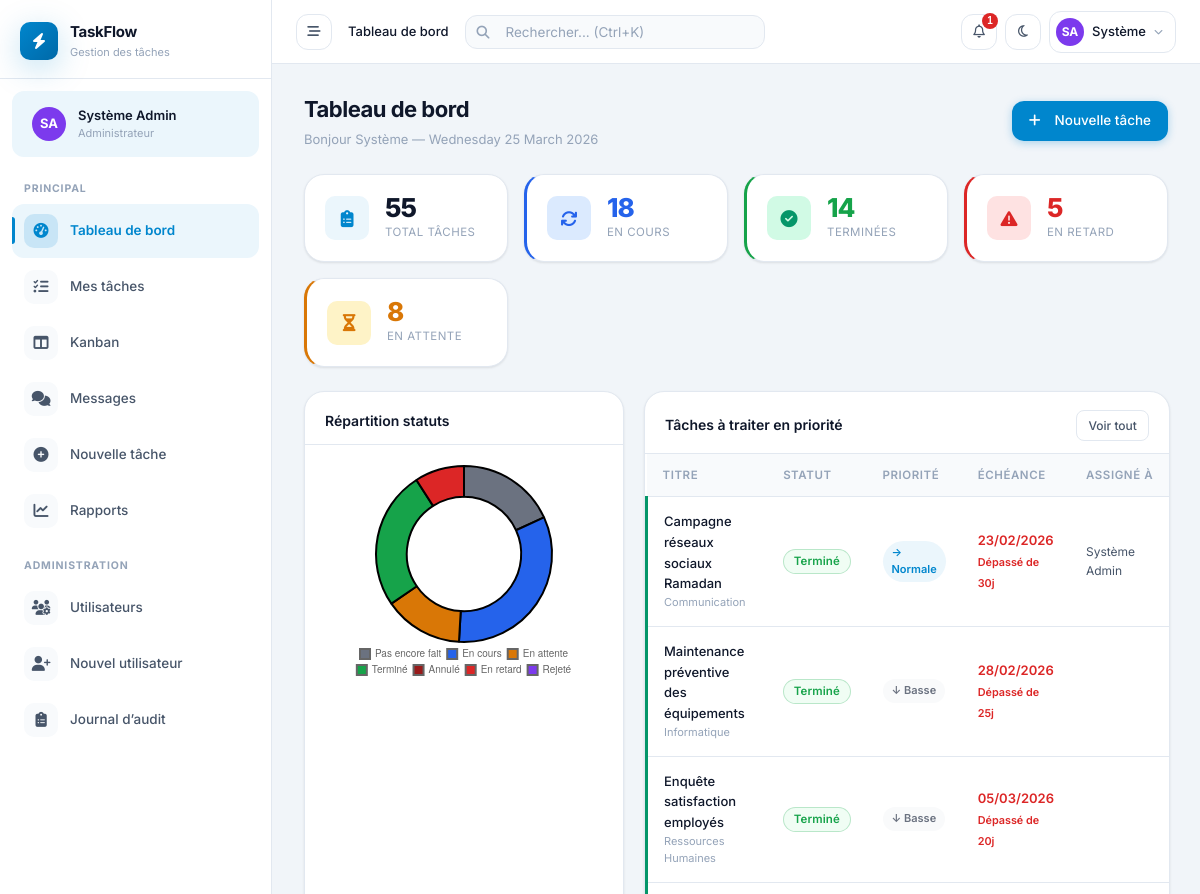
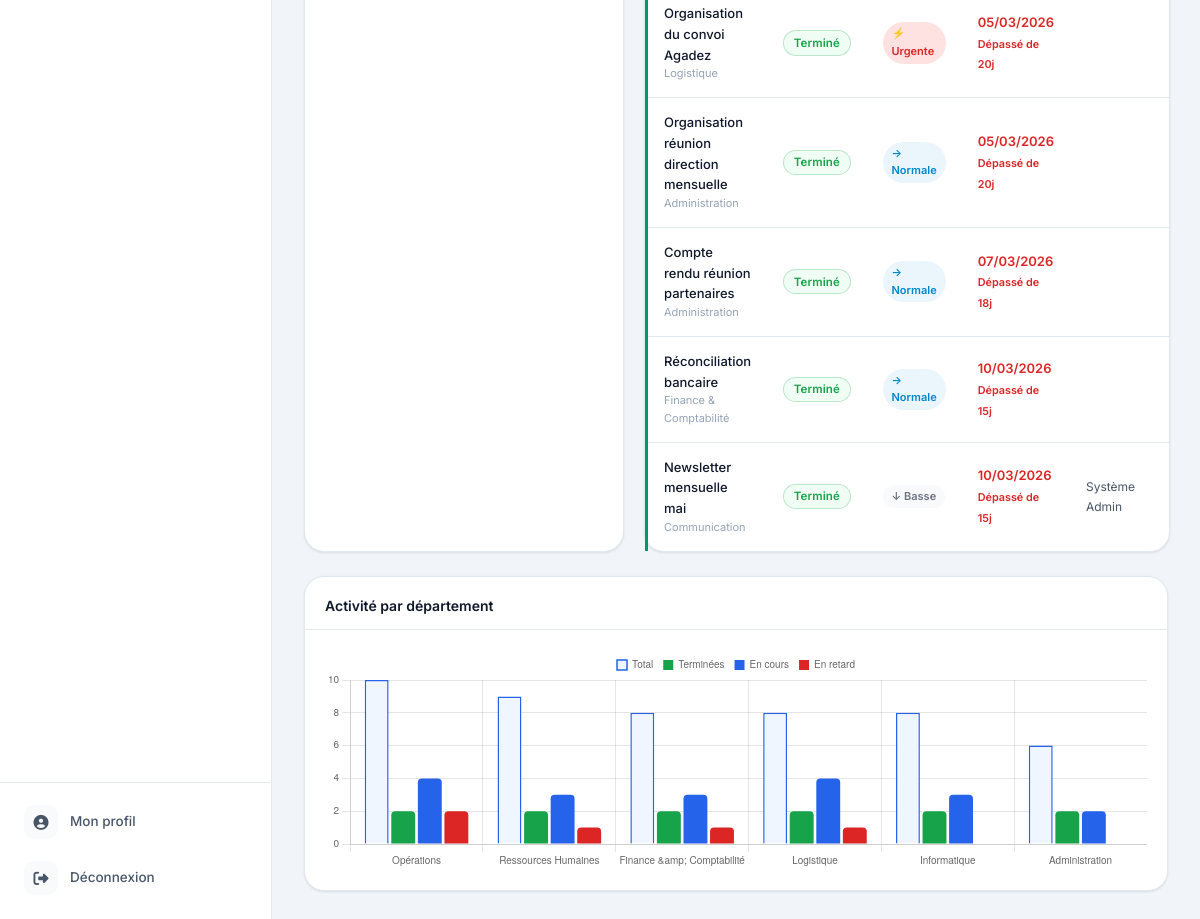
/index.php (signed in), run on the app's committed database (2 pictures, top to bottom).
### tables this page shows
CREATE TABLE IF NOT EXISTS `users` (
  `id`           INT UNSIGNED AUTO_INCREMENT PRIMARY KEY,
  `nom`          VARCHAR(100) NOT NULL,
  `prenom`       VARCHAR(100) NOT NULL,
  `email`         VARCHAR(200) NOT NULL UNIQUE,
  `notify_email`  TINYINT(1) NOT NULL DEFAULT 1 COMMENT '1 = recevoir les notifications par e-mail',
  `password`      VARCHAR(255) NOT NULL,
  `role`         ENUM('employe','superviseur','chef_dept','cheffe_mission','admin') DEFAULT 'employe',
  `departement_id` INT UNSIGNED DEFAULT NULL,
  `base_id`      INT UNSIGNED DEFAULT NULL,
  `photo`        VARCHAR(255) DEFAULT NULL,
  `telephone`    VARCHAR(30) DEFAULT NULL,
  `poste`        VARCHAR(150) DEFAULT NULL,
  `actif`        TINYINT(1) DEFAULT 1,
  `last_login`   DATETIME DEFAULT NULL,
  `created_at`   TIMESTAMP DEFAULT CURRENT_TIMESTAMP,
  `updated_at`   TIMESTAMP DEFAULT CURRENT_TIMESTAMP ON UPDATE CURRENT_TIMESTAMP,
  FOREIGN KEY (`departement_id`) REFERENCES `departements`(`id`) ON DELETE SET NULL,
  FOREIGN KEY (`base_id`) REFERENCES `bases`(`id`) ON DELETE SET NULL
);

CREATE TABLE IF NOT EXISTS `taches` (
  `id`                   INT UNSIGNED AUTO_INCREMENT PRIMARY KEY,
  `titre`                VARCHAR(255) NOT NULL,
  `description`          TEXT,
  `statut`               ENUM('pas_fait','en_cours','en_attente','termine','annule','en_retard','rejete') DEFAULT 'pas_fait',
  `priorite`             ENUM('basse','normale','haute','urgente') DEFAULT 'normale',
  `date_creation`        DATETIME DEFAULT CURRENT_TIMESTAMP,
  `date_debut`           DATE DEFAULT NULL,
  `date_echeance`        DATE NOT NULL,
  `date_cloture`         DATETIME DEFAULT NULL,
  `createur_id`          INT UNSIGNED NOT NULL,
  `departement_id`       INT UNSIGNED DEFAULT NULL,
  `base_id`              INT UNSIGNED DEFAULT NULL,
  `categorie_id`         INT UNSIGNED DEFAULT NULL,
  `pourcentage`          TINYINT UNSIGNED DEFAULT 0,
  `tache_parente_id`     INT UNSIGNED DEFAULT NULL,
  `updated_at`           TIMESTAMP DEFAULT CURRENT_TIMESTAMP ON UPDATE CURRENT_TIMESTAMP,
  FOREIGN KEY (`createur_id`)      REFERENCES `users`(`id`),
  FOREIGN KEY (`departement_id`)   REFERENCES `departements`(`id`) ON DELETE SET NULL,
  FOREIGN KEY (`base_id`)          REFERENCES `bases`(`id`) ON DELETE SET NULL,
  FOREIGN KEY (`categorie_id`)     REFERENCES `categories`(`id`) ON DELETE SET NULL,
  FOREIGN KEY (`tache_parente_id`) REFERENCES `taches`(`id`) ON DELETE SET NULL
);

CREATE TABLE IF NOT EXISTS `departements` (
  `id`         INT UNSIGNED AUTO_INCREMENT PRIMARY KEY,
  `nom`        VARCHAR(100) NOT NULL,
  `base_id`    INT UNSIGNED,
  `chef_id`    INT UNSIGNED DEFAULT NULL,
  `actif`      TINYINT(1) DEFAULT 1,
  `created_at` TIMESTAMP DEFAULT CURRENT_TIMESTAMP,
  FOREIGN KEY (`base_id`) REFERENCES `bases`(`id`) ON DELETE SET NULL
);

### index.php (the view, shortened to what the rows shown need)
<?php
require_once __DIR__ . '/includes/header.php';
$stats = getDashboardStats($currentUser);
$pdo   = getDB();
if ($currentUser['role'] === 'employe') {
    $recentSql = "SELECT t.*, u.prenom, u.nom, b.nom AS base_nom, d.nom AS dept_nom
        FROM taches t
        JOIN taches_assignees ta ON ta.tache_id = t.id
        LEFT JOIN users u ON u.id = t.createur_id
        LEFT JOIN bases b ON b.id = t.base_id
        LEFT JOIN departements d ON d.id = t.departement_id
        WHERE ta.user_id = ?
        ORDER BY t.date_echeance ASC LIMIT 8";
    $recentStmt = $pdo->prepare($recentSql);
    $recentStmt->execute([$currentUser['id']]);
} else {
    $recentSql = "SELECT t.*, u.prenom, u.nom, b.nom AS base_nom, d.nom AS dept_nom
        FROM taches t
        LEFT JOIN users u ON u.id = t.createur_id
        LEFT JOIN bases b ON b.id = t.base_id
        LEFT JOIN departements d ON d.id = t.departement_id
        ORDER BY t.date_echeance ASC LIMIT 8";
    $recentStmt = $pdo->prepare($recentSql);
    $recentStmt->execute([]);
}
$recentTasks = $recentStmt->fetchAll();
$deptStats = [];
if (isCheffe()) {
    $deptStmt = $pdo->query("SELECT d.nom, COUNT(t.id) AS total,
        SUM(t.statut='termine') AS termine,
        SUM(t.statut='en_cours') AS en_cours,
        SUM(t.date_echeance < NOW() AND t.statut NOT IN ('termine','annule')) AS retard
        FROM departements d LEFT JOIN taches t ON t.departement_id = d.id
        GROUP BY d.id ORDER BY total DESC LIMIT 6");
    $deptStats = $deptStmt->fetchAll();
}
?>
<div class="page-header">
  <div>
    <div class="page-title">Tableau de bord</div>
    <div class="page-subtitle">Bonjour <?= sanitize($currentUser['prenom']) ?> — <?= date('l d F Y') ?></div>
  </div>
</div>
<div style="display:grid;grid-template-columns:320px 1fr;gap:20px;margin-bottom:24px">
  <div class="card">
    <div class="table-wrapper">
      <table>
        <thead>
          <tr>
            <th>Titre</th>
            <th>Statut</th>
            <th>Priorité</th>
            <th>Échéance</th>
            <th>Assigné à</th>
          </tr>
        </thead>
        <tbody>
          <?php foreach ($recentTasks as $task): ?>
          <?php $realStatus = computeRealStatus($task); ?>
          <tr class="<?= getTaskRowClass($task) ?>">
            <td>
              <a href="<?= APP_URL ?>/pages/tasks/view.php?id=<?= $task['id'] ?>" style="color:var(--text);text-decoration:none;font-weight:500">
                <?= sanitize($task['titre']) ?>
              </a>
              <?php if (!empty($task['dept_nom'])): ?>
                <div style="font-size:11px;color:var(--text3)"><?= sanitize($task['dept_nom']) ?></div>
              <?php endif; ?>
            </td>
            <td><?= getTaskStatusBadge($realStatus) ?></td>
            <td><?= getPriorityBadge($task['priorite']) ?></td>
            <td>
              <?php $days = daysUntil($task['date_echeance']); ?>
              <span style="color:<?= $days < 0 ? '#DC2626' : ($days <= 3 ? '#D97706' : 'var(--text)') ?>;font-weight:<?= $days <= 3 ? '600' : '400' ?>">
                <?= formatDate($task['date_echeance']) ?>
                <?php if ($days < 0): ?><br><small style="color:#DC2626">Dépassé de <?= abs($days) ?>j</small>
                <?php elseif ($days === 0): ?><br><small style="color:#D97706">Aujourd'hui !</small>
                <?php elseif ($days <= 3): ?><br><small style="color:#D97706">Dans <?= $days ?>j</small>
                <?php endif; ?>
              </span>
            </td>
            <td style="font-size:12px;color:var(--text2)"><?= sanitize($task['prenom'].' '.$task['nom']) ?></td>
          </tr>
          <?php endforeach; ?>
        </tbody>
      </table>
    </div>
  </div>
</div>
<script>
// Graphique statuts
const statusCtx = document.getElementById('statusChart').getContext('2d');
new Chart(statusCtx, {
  type: 'doughnut',
  data: {
    labels: ['Pas encore fait','En cours','En attente','Terminé','Annulé','En retard','Rejeté'],
    datasets: [{
      data: [
        <?= $stats['pas_fait'] ?? 0 ?>,
        <?= $stats['en_cours'] ?? 0 ?>,
        <?= $stats['en_attente'] ?? 0 ?>,
        <?= $stats['termine'] ?? 0 ?>,
        <?= $stats['annule'] ?? 0 ?>,
        <?= $stats['en_retard'] ?? 0 ?>,
        <?= $stats['rejete'] ?? 0 ?>
      ],
      backgroundColor: ['#6B7280','#2563EB','#D97706','#16A34A','#991B1B','#DC2626','#7C3AED'],
      borderWidth: 2,
      borderColor: 'var(--surface)',
    }]
  },
  options: {
    responsive: true,
    maintainAspectRatio: false,
    cutout: '65%',
    plugins: {
      legend: { position: 'bottom', labels: { boxWidth: 10, padding: 6, font: { size: 10 } } }
    }
  }
});
<?php if (!empty($deptStats)): ?>
const deptCtx = document.getElementById('deptChart').getContext('2d');
new Chart(deptCtx, {
  type: 'bar',
  data: {
    labels: [<?= implode(',', array_map(fn($d) => '"'.sanitize($d['nom']).'"', $deptStats)) ?>],
    datasets: [
      { label: 'Total', data: [<?= implode(',', array_column($deptStats,'total')) ?>], backgroundColor: '#EFF6FF', borderColor: '#2563EB', borderWidth: 1.5 },
      { label: 'Terminées', data: [<?= implode(',', array_column($deptStats,'termine')) ?>], backgroundColor: '#16A34A', borderRadius: 4 },
      { label: 'En cours', data: [<?= implode(',', array_column($deptStats,'en_cours')) ?>], backgroundColor: '#2563EB', borderRadius: 4 },
      { label: 'En retard', data: [<?= implode(',', array_column($deptStats,'retard')) ?>], backgroundColor: '#DC2626', borderRadius: 4 },
    ]
  },
  options: {
    responsive: true,
    maintainAspectRatio: false,
    plugins: { legend: { position: 'top', labels: { boxWidth: 10, font: { size: 10 } } } },
    scales: {
      y: { beginAtZero: true, ticks: { font: { size: 10 }, maxTicksLimit: 6 } },
      x: { ticks: { font: { size: 10 }, maxRotation: 45 } }
    }
  }
});
<?php endif; ?>
</script>
<?php require_once __DIR__ . '/includes/footer.php'; ?>

### includes/header.php (shortened to what the rows shown need)
<?php
if (!defined('TASKFLOW_BOOTSTRAPPED')) {
    require_once __DIR__ . '/layout_init.php';
}
$initials  = strtoupper(substr($currentUser['prenom'], 0, 1) . substr($currentUser['nom'], 0, 1));
?>
<!DOCTYPE html>
<html lang="fr">
<head>
<link rel="stylesheet" href="<?= APP_URL ?>/assets/css/inter.css">
<link rel="stylesheet" href="<?= APP_URL ?>/assets/css/fontawesome.min.css">
<link rel="stylesheet" href="<?= APP_URL ?>/assets/css/style.css">
<link rel="stylesheet" href="https://cdn.jsdelivr.net/npm/flatpickr/dist/flatpickr.min.css">
</head>
<body>
<div class="app-layout">
<aside class="app-sidebar" id="appSidebar">
  <div class="sidebar-user">
    <div class="user-avatar" style="background:<?= getUserColor($currentUser['id']) ?>">
      <?php if (!empty($currentUser['photo'])): ?>
        <img src="<?= APP_URL.'/uploads/photos/'.sanitize($currentUser['photo']) ?>" alt="">
      <?php else: ?>
        <?= $initials ?>
      <?php endif; ?>
    </div>
    <div class="user-info">
      <span class="user-name"><?= sanitize($currentUser['prenom'].' '.$currentUser['nom']) ?></span>
      <span class="user-role"><?= ROLES[$currentUser['role']] ?? $currentUser['role'] ?></span>
    </div>
  </div>
</aside>
<div class="app-main">
  <header class="app-topbar">
    <div class="topbar-actions">
      <div style="position:relative" id="notifWrap">
        <button type="button" class="topbar-btn" onclick="toggleNotifs()" title="Notifications" aria-expanded="false" aria-controls="notifPanel" aria-label="Notifications">
          <i class="fa-regular fa-bell" aria-hidden="true"></i>
          <?php if ($notifCount > 0): ?>
          <span class="notif-badge"><?= $notifCount ?></span>
          <?php endif; ?>
        </button>
      </div>
      <a href="<?= APP_URL ?>/pages/users/profile.php" class="topbar-user">
        <div class="avatar" style="background:<?= getUserColor($currentUser['id']) ?>">
          <?php if (!empty($currentUser['photo'])): ?>
            <img src="<?= APP_URL.'/uploads/photos/'.sanitize($currentUser['photo']) ?>" alt="" style="width:100%;height:100%;object-fit:cover;border-radius:50%">
          <?php else: ?>
            <?= $initials ?>
          <?php endif; ?>
        </div>
        <span class="user-label"><?= sanitize($currentUser['prenom']) ?></span>
        <i class="fa-solid fa-chevron-down" style="font-size:9px;color:var(--text3)"></i>
      </a>
    </div>
  </header>
  <main class="app-content">

### includes/functions.php (shortened to what the rows shown need)
<?php
function getUserColor(int $id): string {
    $colors = ['#0086CD', '#7C3AED', '#059669', '#D97706', '#DC2626', '#0891B2', '#BE185D'];
    return $colors[$id % count($colors)];
}
function getTaskStatusBadge(string $statut): string {
    $statuses = TASK_STATUSES;
    $s = $statuses[$statut];
    return '<span class="badge" style="background:'.$s['bg'].';color:'.$s['color'].';border:1px solid '.$s['color'].'40">'
         . sanitize($s['label']) . '</span>';
}
function getPriorityBadge(string $priorite): string {
    $priorities = TASK_PRIORITIES;
    $p = $priorities[$priorite];
    $icons = ['basse'=>'↓','normale'=>'→','haute'=>'↑','urgente'=>'⚡'];
    return '<span class="priority-badge priority-'.$priorite.'">'
         . ($icons[$priorite]??'') . ' ' . sanitize($p['label']) . '</span>';
}
function getTaskRowClass(array $task): string {
    $statut = computeRealStatus($task);
    $map = [
        'pas_fait'   => 'row-pasfait',
        'en_cours'   => 'row-encours',
        'en_attente' => 'row-attente',
        'termine'    => 'row-termine',
        'annule'     => 'row-annule',
        'en_retard'  => 'row-retard',
        'rejete'     => 'row-rejete',
    ];
    return $map[$statut] ?? '';
}
function computeRealStatus(array $task): string {
    if (in_array($task['statut'], ['termine','annule','rejete'])) return $task['statut'];
    return $task['statut'];
}
function formatDate(string $date, string $format = 'd/m/Y'): string {
    return date($format, strtotime($date));
}
function daysUntil(string $date): int {
    return (int) ceil((strtotime($date) - time()) / 86400);
}
function getUnreadNotificationsCount(int $userId): int {
    $pdo  = getDB();
    $stmt = $pdo->prepare("SELECT COUNT(*) FROM notifications WHERE user_id=? AND lu=0");
    $stmt->execute([$userId]);
    return (int)$stmt->fetchColumn();
}
function getDashboardStats(array $user): array {
    $pdo = getDB();
    $params = [];
    $realStatut = "CASE
        WHEN t.statut IN ('termine','annule','rejete') THEN t.statut
        WHEN t.date_echeance < CURDATE() THEN 'en_retard'
        ELSE t.statut
    END";
    if ($user['role'] === 'employe') {
        $params[] = $user['id'];
        $sql = "SELECT ($realStatut) AS real_statut, COUNT(*) as n
                FROM taches t
                JOIN taches_assignees ta ON ta.tache_id = t.id
                WHERE ta.user_id = ?
                GROUP BY real_statut";
    } elseif (in_array($user['role'], ['superviseur','chef_dept'])) {
        $params[] = $user['departement_id'];
        $sql = "SELECT ($realStatut) AS real_statut, COUNT(*) as n
                FROM taches t
                WHERE t.departement_id = ?
                GROUP BY real_statut";
    } else {
        $sql = "SELECT ($realStatut) AS real_statut, COUNT(*) as n
                FROM taches t
                GROUP BY real_statut";
    }
    $stmt = $pdo->prepare($sql);
    $stmt->execute($params);
    $rows = $stmt->fetchAll();
    $stats = ['total'=>0,'pas_fait'=>0,'en_cours'=>0,'en_attente'=>0,'termine'=>0,'annule'=>0,'en_retard'=>0,'rejete'=>0];
    foreach ($rows as $r) {
        $key = $r['real_statut'];
        $stats[$key] = ($stats[$key] ?? 0) + $r['n'];
        $stats['total'] += $r['n'];
    }
    return $stats;
}

### data on the page
users: initials "SA", prenom+nom "Système Admin", role "Administrateur", id "1", prenom "Système"
taches: titre "Campagne réseaux sociaux Ramadan", departement.nom "Communication", statut "Terminé", priorite "→", priorite "Normale", date_echeance "23/02/2026", date_echeance "30", createur.nom "Système Admin"
taches: titre "Maintenance préventive des équipements", departement.nom "Informatique", statut "Terminé", priorite "↓", priorite "Basse", date_echeance "28/02/2026", date_echeance "25"
taches: titre "Enquête satisfaction employés", departement.nom "Ressources Humaines", statut "Terminé", priorite "↓", priorite "Basse", date_echeance "05/03/2026", date_echeance "20"
taches: titre "Organisation du convoi Agadez", departement.nom "Logistique", statut "Terminé", priorite "⚡", priorite "Urgente", date_echeance "05/03/2026", date_echeance "20"
taches: titre "Organisation réunion direction mensuelle", departement.nom "Administration", statut "Terminé", priorite "→", priorite "Normale", date_echeance "05/03/2026", date_echeance "20"
taches: titre "Compte rendu réunion partenaires", departement.nom "Administration", statut "Terminé", priorite "→", priorite "Normale", date_echeance "07/03/2026", date_echeance "18"
taches: titre "Réconciliation bancaire", departement.nom "Finance & Comptabilité", statut "Terminé", priorite "→", priorite "Normale", date_echeance "10/03/2026", date_echeance "15"
taches: titre "Newsletter mensuelle mai", departement.nom "Communication", statut "Terminé", priorite "↓", priorite "Basse", date_echeance "10/03/2026", date_echeance "15", createur.nom "Système Admin"

### other printed values
APP_NAME "TaskFlow"
$bc['label'] "Tableau de bord"
$stats['total'] "55"
$stats['en_cours'] "18"
$stats['termine'] "14"
$stats['en_retard'] "5"
$stats['en_attente'] "8"
chart data {{ $stats['pas_fait'] }} 10
chart data {{ $stats['en_cours'] }} 18
chart data {{ $stats['en_attente'] }} 8
chart data {{ $stats['termine'] }} 14
